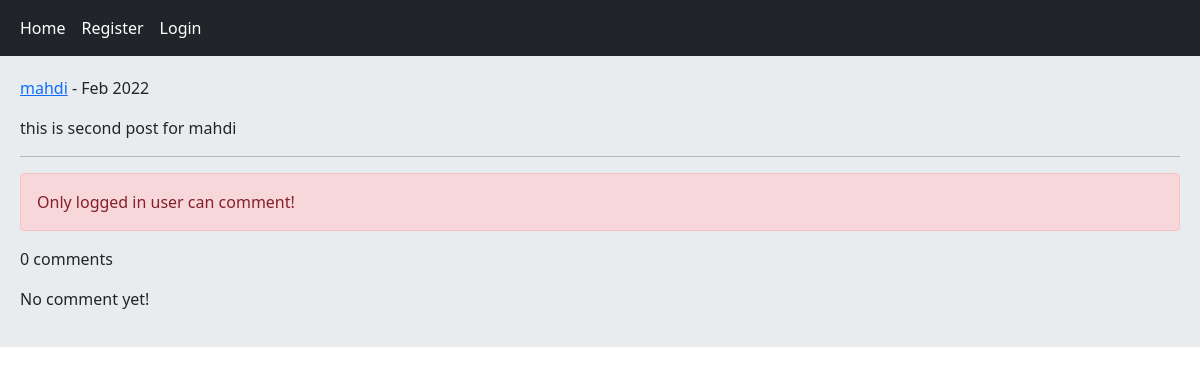
The app's page /post/3/this-is-second-post-for-mahdi/, older data.
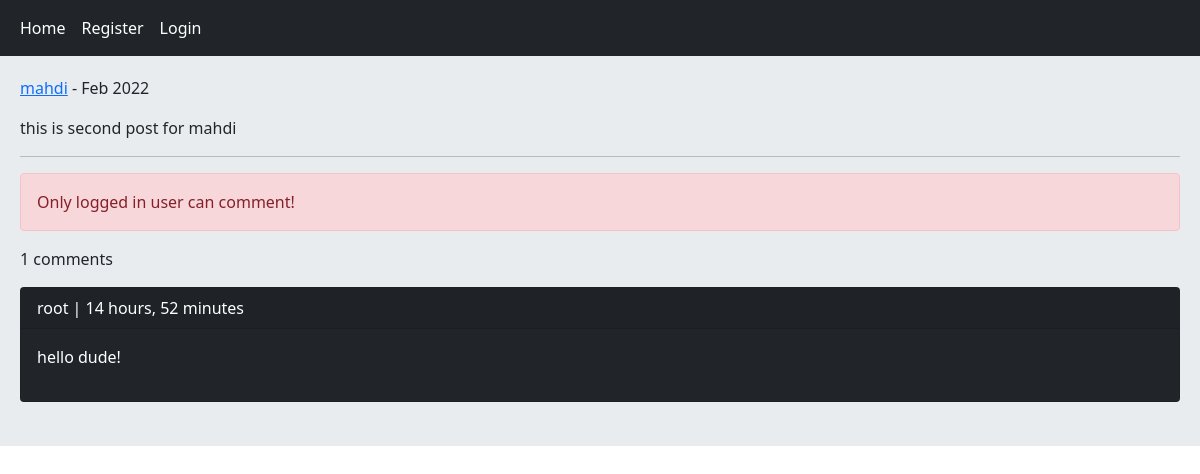
The same page, newer data.
### home/models.py (models this page shows, shortened)
class Comment(models.Model):
    user = models.ForeignKey(User, on_delete=models.CASCADE, related_name='ucomments')
    post = models.ForeignKey(Post, on_delete=models.CASCADE, related_name='pcomments')
    reply = models.ForeignKey('self', on_delete=models.CASCADE, related_name='rcomments', blank=True, null=True)
    is_reply = models.BooleanField(default=False)
    body = models.TextField(max_length=400)
    created_at = models.DateTimeField(auto_now_add=True)

### home/views.py (the view, shortened to what this page needs)
# urls.py: path('post/<int:post_id>/<slug:post_slug>/', views.PostDetailView.as_view(), name='post_detail'),
class PostDetailView(View):
    form_class = CommentCreateForm
    form_class_reply = CommentReplyForm
    def setup(self, request, *args, **kwargs):
        self.post_instance = get_object_or_404(Post, pk=kwargs['post_id'], slug=kwargs['post_slug'])
        return super().setup(request, *args, **kwargs)
    def get(self, request, *args, **kwargs):
        comments = self.post_instance.pcomments.filter(is_reply=False)
        return render(request, 'home/detail.html', {'post':self.post_instance, 'comments':comments, 'form':self.form_class, 'reply_form':self.form_class_reply})

### home/templates/home/detail.html (shortened to what this page needs)
{% extends 'base.html' %}
{% block content %}
    <p><a href="{% url 'account:user_profile' post.user.id %}">{{ post.user.username }}</a> - {{ post.updated_at|date:"M Y" }}</p>
    <p>{{ post.body }}</p><hr/>
    {% if request.user.is_authenticated %}
        <form action="" method="post">
            {% csrf_token %}
            {{ form.as_p }}
            <input type="submit" value="Send">
        </form><br/>
    {% else %}
        <p class="alert alert-danger">Only logged in user can comment!</p>
    {% endif %}
    <p>{{ comments.count }} comments</p>
    {% for comment in comments %}
        <div class="card bg-dark text-white">
            <p class="card-header">{{ comment.user }} | {{ comment.created_at|timesince }}</p>
            <p class="card-body">{{ comment.body }}</p>
        </div><br/>
    {% empty %}
        <p>No comment yet!</p>
    {% endfor %}
{% endblock content %}

Row changes from the older to the newer data that the page shows:
added Comment: user "root", created_at "14 hours, 52 minutes", body "hello dude!"
Text that changed along with them:
{{ comments.count }}: "0" → "1"
text no longer shown: "No comment yet!"
